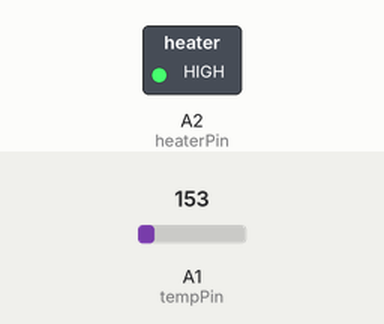
Recording of a sketch running on a simulated Arduino Uno, built with avr-gcc and run on an emulated ATmega328P. On the bench: switched loads named in the sketch (green lamp = pin HIGH). Inputs (shaded band) come from the test bench; at power-on: A1 (tempPin) = 153.

Above: at 1.2 s.
1.3 s: A1 (tempPin) set to 184
2.8 s: A1 (tempPin) set to 219
At 3.5 s:
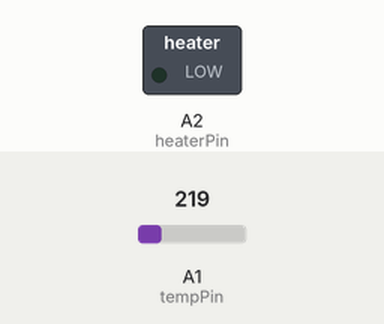
4.3 s: A1 (tempPin) set to 191
At 6.0 s:
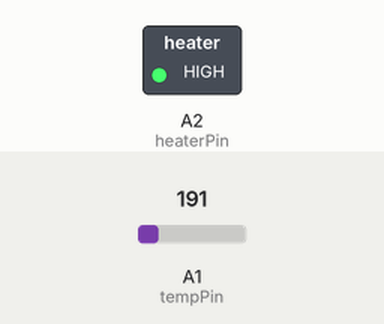
6.4 s: A1 (tempPin) set to 221
At 7.6 s:
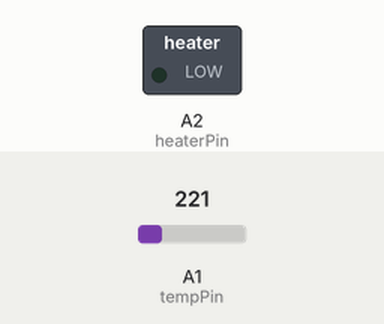
Timing chart, 0 to 8.9 s (numbered marks = the images above; inputs shaded):
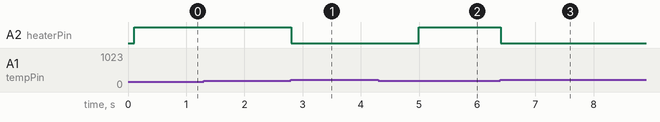

The sketch:

PI_Heater_Controller.ino
```cpp
#define aref_voltage 3.3

//define variables
double ePrevious = 0;
double Upid = 0;
double e = 0;
double de = 0;
double te = 0;

int Ts = 10;

int tempPin = A1; //pin1 on uno
int heaterPin = A2; //pin4 on uno
int temp;
int tempReading;
int temp_setpoint = 15; //Temperature in C

double Kp = 3;
double Ki = 0.05;
double Kd = 2;


unsigned long last_time;
unsigned long current_time;
int delta_time;

void setup() {
  //Serial.begin(9600);
  //analogReference(EXTERNAL); only valid for UNO
  pinMode(heaterPin, OUTPUT);
  pinMode(tempPin, INPUT);
}

void loop() {
  current_time = millis();
  delta_time = current_time - last_time;
  if (delta_time >= Ts) {
    //Check temperature
    tempReading = analogRead(tempPin);
    float voltage = tempReading * aref_voltage;
    voltage /= 1024.0;
    float temp = (voltage - 0.5) * 100;
    /*
    Serial.print(" --> Temperature ");
    Serial.print(temp);
    Serial.print(" degrees C -->");
    */
    e = temp_setpoint - temp;

    //find new values
    de = e - ePrevious;
    te = te + e;

    //error limits
    if (te > 255) {
      te = 255;
    }
    if (te < 0) {
      te = 0;
    }

    //calculate control signal
    Upid = (Kp * e) + (Ki * te * Ts) + ((Kd / Ts) * de);

    //control limits
    if (Upid > 255) {
      Upid = 255;
    }
    if (Upid < 0) {
      Upid = 0;
    }
    last_time = current_time;

    analogWrite(heaterPin, Upid);
    /*
    Serial.print("Heater Power ");
    int power = (Upid / 255) * 100;
    Serial.print(power);
    Serial.println(" %");
    */
  }
  ePrevious = e;

}
```

Measured:
- the behaviour switches between 201 and 202 on A1 (tempPin) (found by bisection; images 0 and 1)
- after the input at 1.3 s, every drawn part: stays the same
- after the input at 2.8 s, A2 (heaterPin): HIGH → LOW at once
- after the input at 4.3 s, A2 (heaterPin): LOW → HIGH after 0.69 s
- after the input at 6.4 s, A2 (heaterPin): HIGH → LOW at once
